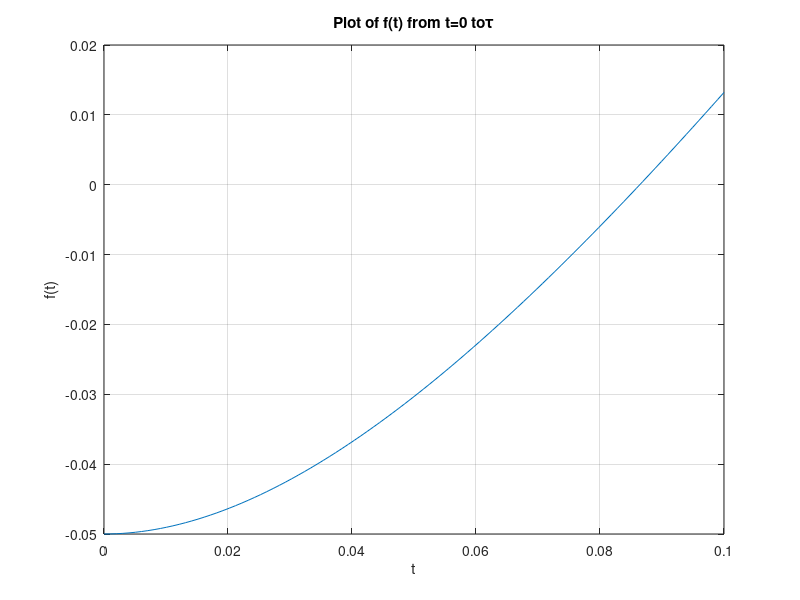

Reproduce this figure in MATLAB. (Note: this script raises an error after producing the figure.)
clc

%--------------Report Question Ans No.01(starts)----------------%
t1 = linspace(0,0.1,100);
f =@(t) t.*(1-exp(-10.*t)) -0.05;
figure('Name','Report Ans No.01 Plot','NumberTitle','off')
plot(t1,f(t1))
grid on
xlabel('t');
ylabel('f(t)');
title('Plot of f(t) from t=0 to\tau');
%--------------Ans No.01 END-------------------------------------%
%--------------Report Question Ans No.02(starts)-----------------%
t(1) = 0.08;%t(i-1)
t(2) = 0.1;%t(i)
n = 7;

for i = 1:n
    t(i+2) = t(i+1) - (f(t(i+1))*(t(i)-t(i+1)))/(f(t(i))-f(t(i+1)));
    error(i) = abs((t(i+2) - t(i+1))/t(i+2))*100 ;  

end
%---------------Ans No.02 END-----------------------------------%
%---------------Report Question No.03(starts)-------------------%
%3.a)
fprintf('Solution After 7 iteration = %.4f\n',t(7));
%3.c)
fprintf('Relative Error After 7 Iteration = %.20f\n',error(7));
%---------------Ans No.03 END-----------------------------------%
%---------------Report Question No.04(starts)-------------------%
n_new=12;
for i_n = 1:n_new
    t_new(i_n+2) = t(i_n+1) - (f(t(i_n+1))*(t(i_n)-t(i_n+1)))/(f(t(i_n))-f(t(i_n+1)));
    error_new(i_n) = abs((t(i_n+2) - t(i_n+1))/t(i_n+2))*100;  

end
i_n = -1:n_new;
%4.a)
figure(2)
plot(i_n,t_new)
grid on
title('i-th solution (ti) vs iteration (i)')
xlabel('iteration (i)')
ylabel('i-th solution (ti)')
i_new = 0:12;
%4.b)
figure(3)
plot(i_new,error_new)
grid on
title('Apparent error vs. Iteration')
xlabel('Iteration')
ylabel('Apperent error')
%% Answere to the question no. 4.c
% NaN represent the scalar representation of 'not a number'
% the have identified numeric result, such as 0/0 or 0*inf.

%---------------Ans No.04 END-----------------------------------%
%% 




